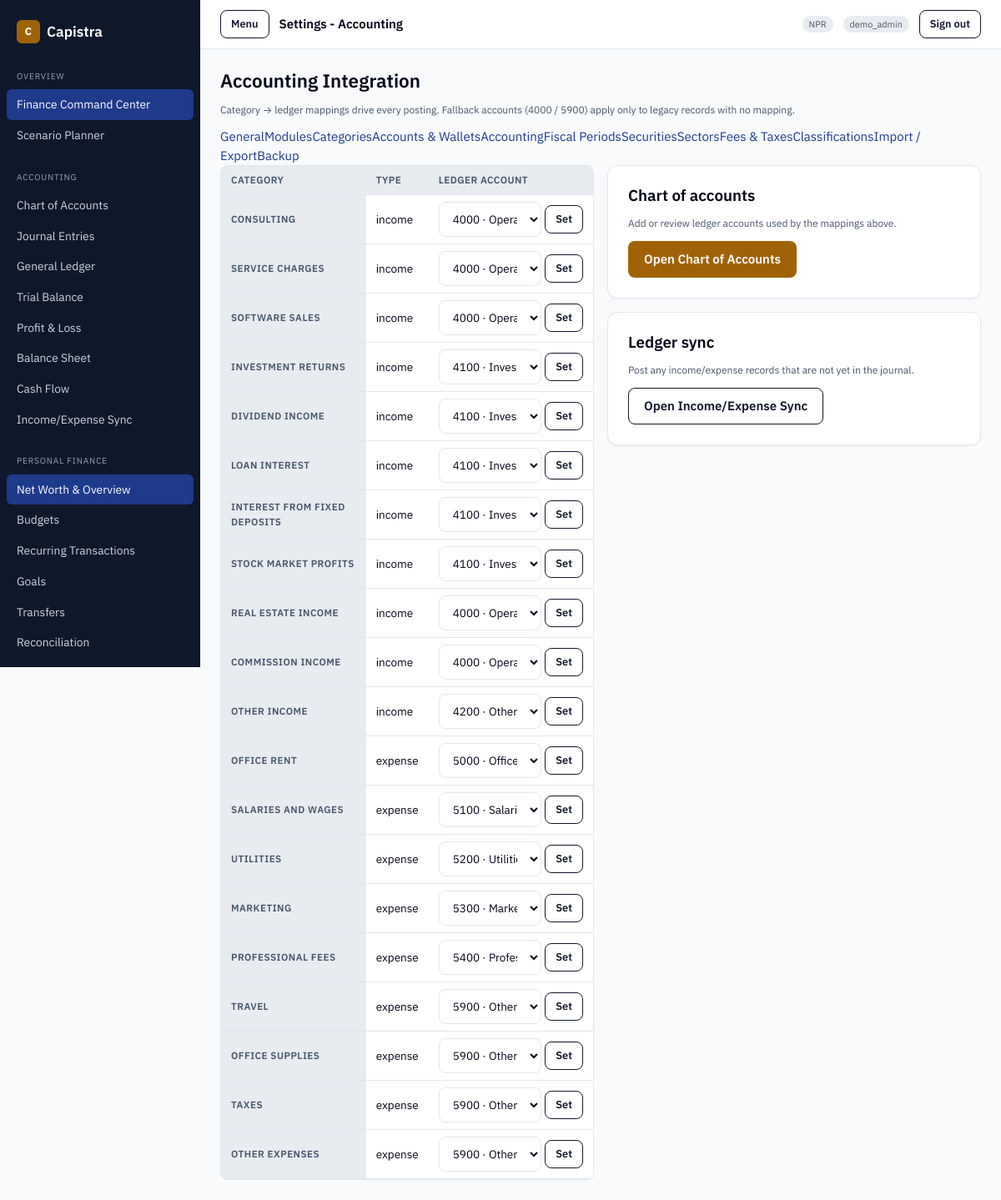
Page /admin/settings/accounting.php (signed in) on the committed database.
### tables this page shows
CREATE TABLE `transaction_categories` (
  `id` int(11) NOT NULL AUTO_INCREMENT,
  `type` enum('income','expense') NOT NULL,
  `name` varchar(150) NOT NULL,
  `slug` varchar(180) NOT NULL,
  `description` varchar(255) DEFAULT NULL,
  `ledger_account_id` int(11) DEFAULT NULL COMMENT 'posting account for this category',
  `color` varchar(20) DEFAULT NULL,
  `icon` varchar(40) DEFAULT NULL,
  `is_active` tinyint(1) NOT NULL DEFAULT 1,
  `sort_order` int(11) NOT NULL DEFAULT 0,
  `created_at` timestamp NOT NULL DEFAULT current_timestamp(),
  `updated_at` timestamp NOT NULL DEFAULT current_timestamp() ON UPDATE current_timestamp(),
  PRIMARY KEY (`id`),
  UNIQUE KEY `uq_txn_category_slug` (`type`, `slug`),
  KEY `idx_txn_category_type` (`type`),
  CONSTRAINT `fk_txn_category_account` FOREIGN KEY (`ledger_account_id`)
    REFERENCES `accounts` (`id`) ON DELETE SET NULL
);

CREATE TABLE `accounts` (
  `id` int(11) NOT NULL AUTO_INCREMENT,
  `code` varchar(20) NOT NULL,
  `name` varchar(150) NOT NULL,
  `type` enum('asset','liability','equity','income','expense') NOT NULL,
  `subtype` varchar(60) DEFAULT NULL COMMENT 'e.g. current_asset, cash, revenue',
  `parent_id` int(11) DEFAULT NULL,
  `opening_balance` decimal(18,2) NOT NULL DEFAULT 0,
  `opening_balance_type` enum('debit','credit') NOT NULL DEFAULT 'debit',
  `is_cash_account` tinyint(1) NOT NULL DEFAULT 0,
  `is_active` tinyint(1) NOT NULL DEFAULT 1,
  `description` varchar(255) DEFAULT NULL,
  `created_at` timestamp NOT NULL DEFAULT current_timestamp(),
  PRIMARY KEY (`id`),
  UNIQUE KEY `uq_accounts_code` (`code`),
  KEY `idx_accounts_type` (`type`),
  KEY `idx_accounts_parent` (`parent_id`),
  CONSTRAINT `fk_accounts_parent` FOREIGN KEY (`parent_id`)
    REFERENCES `accounts` (`id`) ON DELETE SET NULL
);

### lib/categories.php (called while the page is built, shortened)
<?php
if (!function_exists('capistra_categories')) {
    function capistra_categories(?string $type = null, bool $activeOnly = false): array
    {
        $sql = 'SELECT c.*, a.code AS ledger_code, a.name AS ledger_name
                FROM transaction_categories c
                LEFT JOIN accounts a ON a.id = c.ledger_account_id';
        $where = [];
        $params = [];
        $sql .= ' ORDER BY c.type, c.sort_order, c.name';
        $stmt = capistra_pdo()->prepare($sql);
        $stmt->execute($params);
        return $stmt->fetchAll();
    }
}

### config/app.php (called while the page is built, shortened)
<?php
if (!function_exists('capistra_pdo')) {
    function capistra_pdo(): PDO
    {
        static $pdo = null;
        if ($pdo instanceof PDO) {
            return $pdo;
        }
        $dsn = sprintf('mysql:host=%s;port=%s;dbname=%s;charset=%s', DB_HOST, DB_PORT, DB_NAME, DB_CHARSET);
        $pdo = new PDO($dsn, DB_USER, DB_PASSWORD, [
            PDO::ATTR_ERRMODE            => PDO::ERRMODE_EXCEPTION,
            PDO::ATTR_DEFAULT_FETCH_MODE => PDO::FETCH_ASSOC,
            PDO::ATTR_EMULATE_PREPARES   => false,
        ]);
        return $pdo;
    }
}

### accounting/lib/auth.php (called while the page is built, shortened)
<?php
require_once dirname(__DIR__, 2) . '/config/app.php';
if (!function_exists('e')) {
    function e(?string $value): string
    {
        return htmlspecialchars((string) $value, ENT_QUOTES, 'UTF-8');
    }
}

### admin/settings/accounting.php (the view, shortened to what this page needs)
<?php
require_once dirname(__DIR__) . '/lib/admin.php';
$pdo  = capistra_pdo();
$accounts = $pdo->query("SELECT id, code, name, type FROM accounts WHERE type IN ('income','expense') ORDER BY code")->fetchAll();
$unmapped = array_filter(capistra_categories(), static fn($c) => empty($c['ledger_account_id']));
?>
<h1>Accounting Integration</h1>
<p class="hint">Category → ledger mappings drive every posting. Fallback accounts (4000 / 5900) apply only to legacy records with no mapping.</p>
<div class="grid grid--2">
  <div class="table-wrap">
    <table class="data">
      <thead><tr><th scope="col">Category</th><th scope="col">Type</th><th scope="col">Ledger account</th></tr></thead>
      <tbody>
      <?php foreach (capistra_categories() as $cat): ?>
        <tr>
          <th scope="row"><?= e((string) $cat['name']) ?></th>
          <td><?= e((string) $cat['type']) ?></td>
          <td>
            <form method="post" style="display:flex;gap:var(--space-sm);align-items:center">
              <select name="ledger_account_id">
                <?php foreach ($accounts as $a): ?>
                  <?php if ($a['type'] === $cat['type']): ?>
                    <option value="<?= (int) $a['id'] ?>" <?= (int) $cat['ledger_account_id'] === (int) $a['id'] ? 'selected' : '' ?>><?= e($a['code'] . ' · ' . $a['name']) ?></option>
                  <?php endif; ?>
                <?php endforeach; ?>
              </select>
              <button class="btn btn--secondary btn--sm" type="submit">Set</button>
            </form>
          </td>
        </tr>
      <?php endforeach; ?>
      </tbody>
    </table>
  </div>
  <div>
    <div class="card">
      <h2>Chart of accounts</h2>
      <p class="hint">Add or review ledger accounts used by the mappings above.</p>
      <a class="btn btn--primary" href="<?= e(capistra_url('accounting/chart-of-accounts.php')) ?>">Open Chart of Accounts</a>
    </div>
    <div class="card" style="margin-top:var(--space-xl)">
      <h2>Ledger sync</h2>
      <p class="hint">Post any income/expense records that are not yet in the journal.</p>
      <a class="btn btn--secondary" href="<?= e(capistra_url('accounting/ledger-sync.php')) ?>">Open Income/Expense Sync</a>
    </div>
  </div>
</div>

### assets/css/capistra.css (style rules this page uses)
:root { --color-primary: #0f172a; --color-on-primary: #ffffff; --color-secondary: #1e3a8a; --color-accent: #a16207; --color-on-accent: #ffffff; --color-background: #f8fafc; --color-foreground: #020617; --color-card: #ffffff; --color-muted: #e8ecf1; --color-muted-foreground: #475569; --color-border: #e2e8f0; --color-destructive: #dc2626; --color-on-destructive: #ffffff; --color-ring: #0f172a; --color-positive: #047857; --color-negative: #b91c1c; --space-xs: 2px; --space-sm: 4px; --space-md: 8px; --space-lg: 12px; --space-xl: 16px; --space-2xl: 24px; --space-3xl: 32px; --radius-sm: 6px; --radius-md: 8px; --radius-lg: 12px; --shadow-sm: 0 1px 2px rgba(0, 0, 0, 0.05); --shadow-md: 0 4px 6px rgba(0, 0, 0, 0.08); --shadow-lg: 0 10px 15px rgba(0, 0, 0, 0.10); --motion-fast: 150ms; --motion-base: 200ms; }
* { box-sizing: border-box; }
html, body { margin: 0; padding: 0; background: var(--color-background); color: var(--color-foreground); font-family: "IBM Plex Sans", -apple-system, BlinkMacSystemFont, "Segoe UI", Roboto, Arial, sans-serif; font-size: 15px; line-height: 1.5; -webkit-font-smoothing: antialiased; }
a { color: var(--color-secondary); text-decoration: none; }
h1, h2, h3, h4 { margin: 0 0 var(--space-lg); font-weight: 600; line-height: 1.25; }
h1 { font-size: 1.5rem; }
h2 { font-size: 1.25rem; }
.grid { display: grid; gap: var(--space-xl); }
.grid--2 { grid-template-columns: repeat(auto-fit, minmax(320px, 1fr)); }
.card { background: var(--color-card); border: 1px solid var(--color-border); border-radius: var(--radius-lg); padding: var(--space-2xl); box-shadow: var(--shadow-sm); }
.table-wrap { overflow-x: auto; border: 1px solid var(--color-border); border-radius: var(--radius-md); background: var(--color-card); }
table.data { width: 100%; border-collapse: collapse; font-size: 0.9rem; }
table.data th, table.data td { text-align: left; padding: var(--space-md) var(--space-lg); border-bottom: 1px solid var(--color-border); }
table.data th { background: var(--color-muted); font-weight: 600; font-size: 0.78rem; text-transform: uppercase; letter-spacing: 0.04em; color: var(--color-muted-foreground); }
input, select, textarea { width: 100%; padding: 10px 12px; border: 1px solid var(--color-border); border-radius: var(--radius-md); font: inherit; background: #fff; color: var(--color-foreground); transition: border-color var(--motion-base) ease, box-shadow var(--motion-base) ease; }
.hint { font-size: 0.8rem; color: var(--color-muted-foreground); margin-top: var(--space-sm); }
.btn { display: inline-flex; align-items: center; justify-content: center; gap: var(--space-md); min-height: 40px; padding: 10px 18px; border-radius: var(--radius-md); border: 1px solid transparent; font: inherit; font-weight: 600; cursor: pointer; transition: background var(--motion-base) ease, opacity var(--motion-base) ease; }
.btn--primary { background: var(--color-accent); color: var(--color-on-accent); }
.btn--secondary { background: transparent; color: var(--color-primary); border-color: var(--color-primary); }
.btn--sm { min-height: 34px; padding: 6px 12px; font-size: 0.85rem; }

### rows in the picture
transaction_categories: name "CONSULTING", type "income", ledger_account_id "4000 · Operating Income"
transaction_categories: name "SERVICE CHARGES", type "income", ledger_account_id "4000 · Operating Income"
transaction_categories: name "SOFTWARE SALES", type "income", ledger_account_id "4000 · Operating Income"
transaction_categories: name "INVESTMENT RETURNS", type "income", ledger_account_id "4100 · Investment Returns"
transaction_categories: name "DIVIDEND INCOME", type "income", ledger_account_id "4100 · Investment Returns"
transaction_categories: name "LOAN INTEREST", type "income", ledger_account_id "4100 · Investment Returns"
transaction_categories: name "INTEREST FROM FIXED DEPOSITS", type "income", ledger_account_id "4100 · Investment Returns"
transaction_categories: name "STOCK MARKET PROFITS", type "income", ledger_account_id "4100 · Investment Returns"
transaction_categories: name "REAL ESTATE INCOME", type "income", ledger_account_id "4000 · Operating Income"
transaction_categories: name "COMMISSION INCOME", type "income", ledger_account_id "4000 · Operating Income"
transaction_categories: name "OTHER INCOME", type "income", ledger_account_id "4200 · Other Income"
transaction_categories: name "OFFICE RENT", type "expense", ledger_account_id "5000 · Office Rent"
transaction_categories: name "SALARIES AND WAGES", type "expense", ledger_account_id "5100 · Salaries and Wages"
transaction_categories: name "UTILITIES", type "expense", ledger_account_id "5200 · Utilities"
transaction_categories: name "MARKETING", type "expense", ledger_account_id "5300 · Marketing"
transaction_categories: name "PROFESSIONAL FEES", type "expense", ledger_account_id "5400 · Professional Fees"
transaction_categories: name "TRAVEL", type "expense", ledger_account_id "5900 · Other Expenses"
transaction_categories: name "OFFICE SUPPLIES", type "expense", ledger_account_id "5900 · Other Expenses"
transaction_categories: name "TAXES", type "expense", ledger_account_id "5900 · Other Expenses"
transaction_categories: name "OTHER EXPENSES", type "expense", ledger_account_id "5900 · Other Expenses"

### other values in the picture
capistra_setting('display_name', APP_NAME) "Capistra"
$group "OVERVIEW"
$label "Finance Command Center"
$label "Scenario Planner"
$group "ACCOUNTING"
$label "Chart of Accounts"
$label "Journal Entries"
$label "General Ledger"
$label "Trial Balance"
$label "Profit & Loss"
$label "Balance Sheet"
$label "Cash Flow"
$label "Income/Expense Sync"
$group "PERSONAL FINANCE"
$label "Net Worth & Overview"
